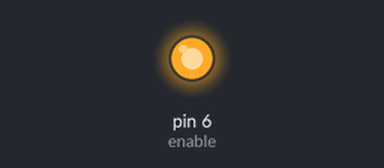
Bench run of a sketch on a simulated Arduino Uno, built with avr-gcc and run on an emulated ATmega328P. On the bench: output pins drawn as LEDs (lit = HIGH). What the sketch prints to the serial monitor is not drawn.

Above: at 0.1 s.
Timing chart, 0 to 1.6 s (numbered marks = the images above):
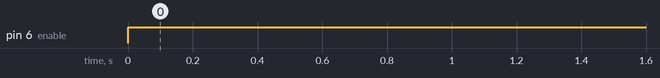

Measured:
- by itself, pin 6 (enable): LOW → HIGH at 0.00 s

The sketch:

RS485_Relay_control.ino
```cpp
int enable = 6;
int transmit = 1;
int receive = 0;

byte devId = 0x01;
byte ON_RELAY_1[8] = {devId, 0x05,0x00,0x00,0xFF,0x00,0x8C,0x3A};
byte OFF_RELAY_1[8] = {devId, 0x05,0x00,0x00,0x00,0x00,0xCD,0xCA};

byte ON_RELAY_2[8] = {devId, 0x05,0x00,0x01,0xFF,0x00,0xDD,0xFA};
byte OFF_RELAY_2[8] = {devId, 0x05,0x00,0x01,0x00,0x00,0x5C,0x0A};

byte ON_RELAY_3[8] = {devId, 0x05,0x00,0x02,0xFF,0x00,0x2D,0xFA};
byte OFF_RELAY_3[8] = {devId, 0x05,0x00,0x02,0x00,0x00,0x6C,0x0A};

byte ON_RELAY_4[8] = {devId, 0x05,0x00,0x03,0xFF,0x00,0x7C,0x3A};
byte OFF_RELAY_4[8] = {devId, 0x05,0x00,0x03,0x00,0x00,0x3D,0xCA};

void setup(){
    pinMode(enable, OUTPUT);
    digitalWrite(enable, receive);
    Serial.begin(9600);
}

void loop(){
    digitalWrite(enable, transmit);
    Serial.write(ON_RELAY_1,8);
    delay(500);
    Serial.write(OFF_RELAY_1,8);
    delay(500);
    Serial.write(ON_RELAY_2,8);
    delay(500);
    Serial.write(OFF_RELAY_2,8);
    delay(500);
    Serial.write(ON_RELAY_3,8);
    delay(500);
    Serial.write(OFF_RELAY_3,8);
    delay(500);
    Serial.write(ON_RELAY_4,8);
    delay(500);
    Serial.write(OFF_RELAY_4,8);
    delay(500);
}
```
